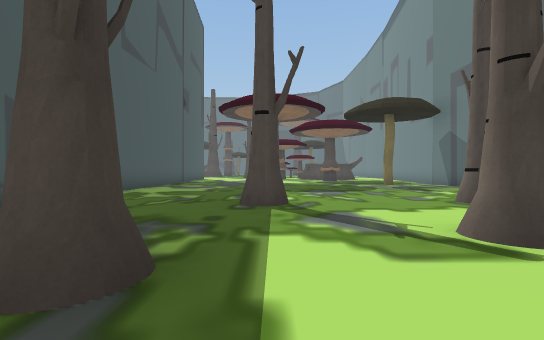
View 1 (above)

20 first-person views from a walk through a Unity game level. The camera is 1.2 m above the floor, looks level and sees 85° across. The floor is counted in squares, 2 m on a side. Each view is taken from the middle of a square. On the plan, view 1 faces up. The plan holds only what a view shows up to about 9 squares ahead; the rest is blank. The place goes on beyond the plan. The player character is not drawn.

View 2
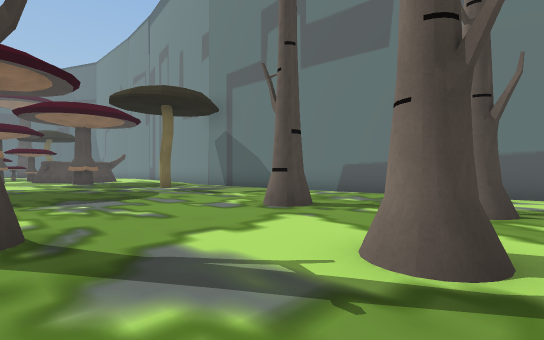

View 3
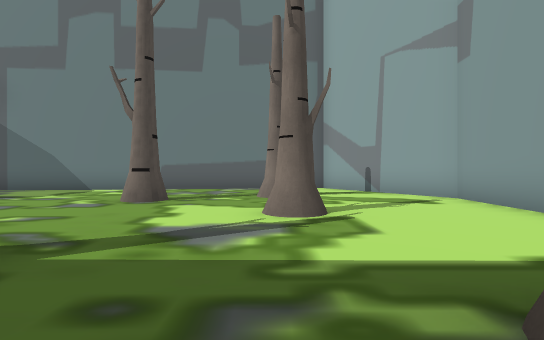

View 4
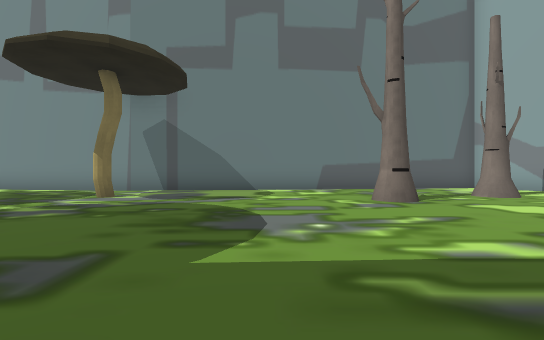

View 5
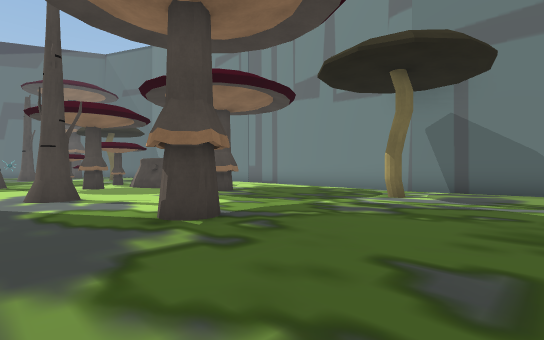

View 6
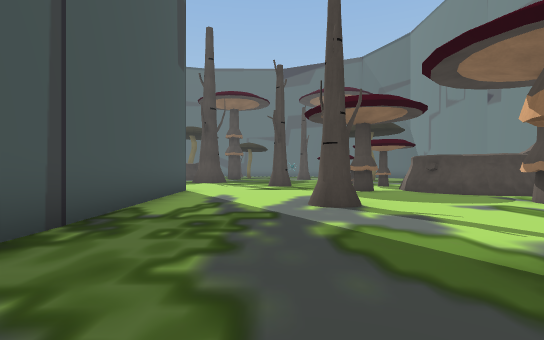

View 7
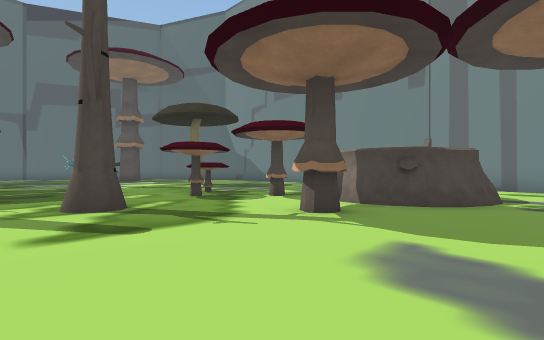

View 8
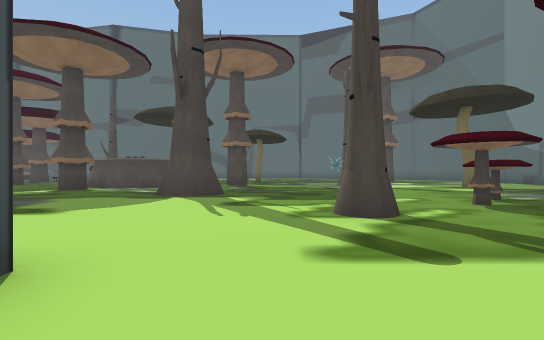

View 9
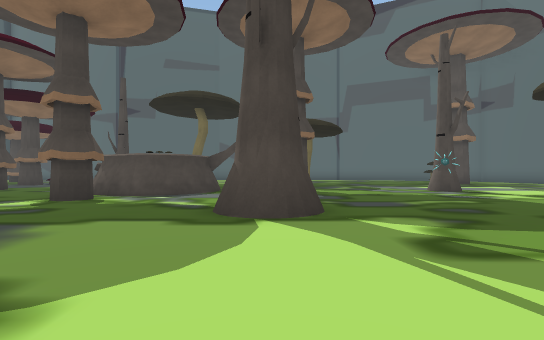

View 10
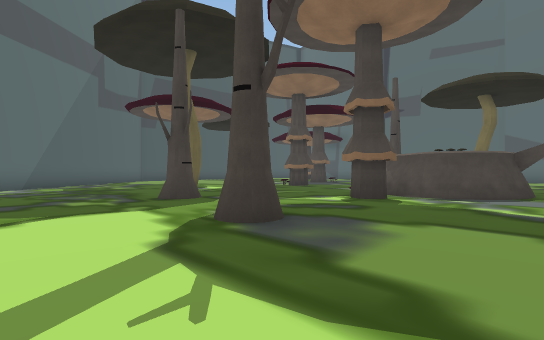

View 11
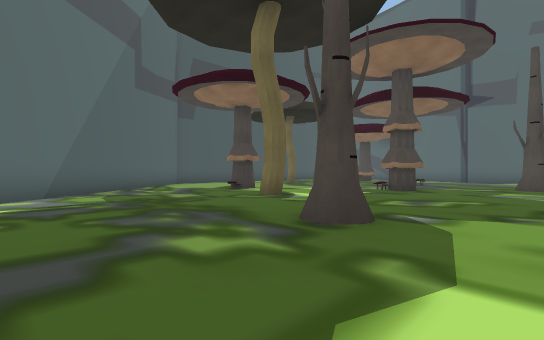

View 12
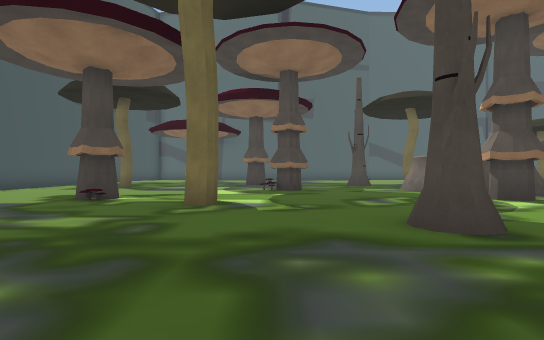

View 13
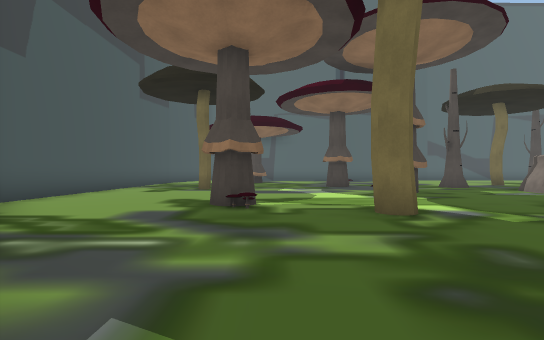

View 14
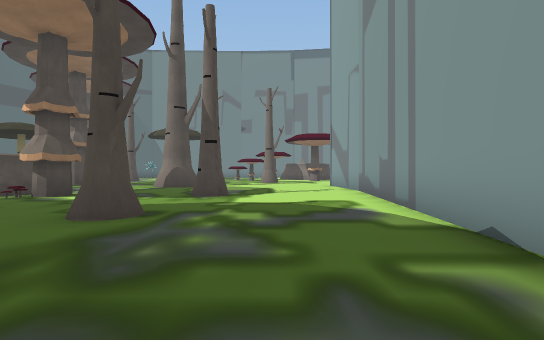

View 15
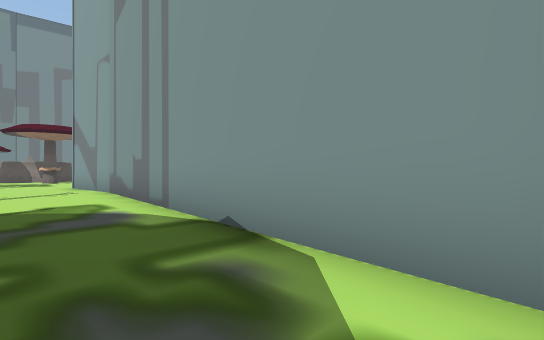

View 16
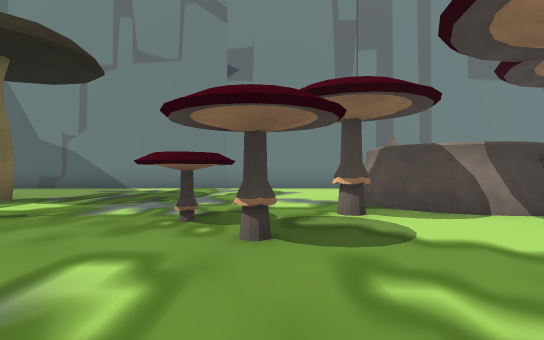

View 17
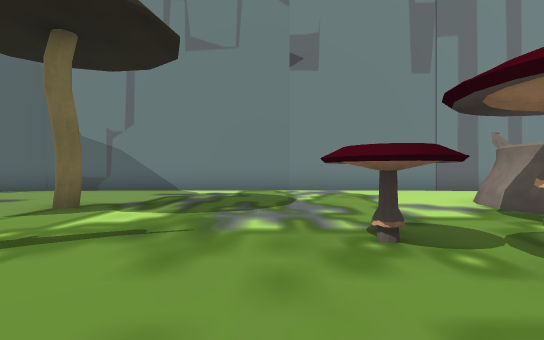

View 18
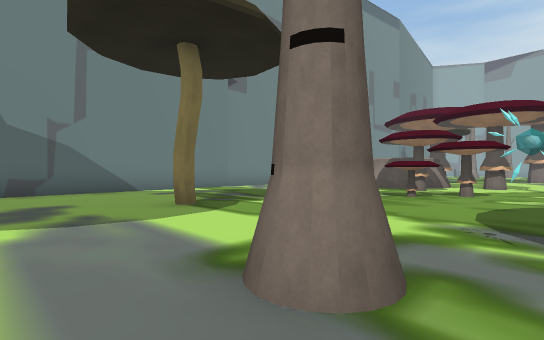

View 19
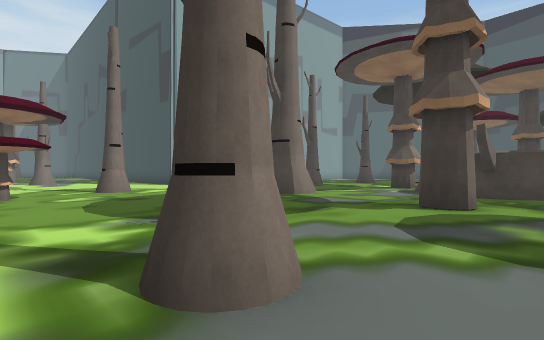

View 20
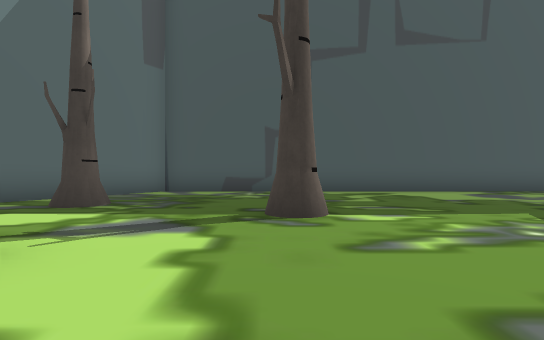

### Floor plan
Key: @ floor where view 1 was taken; # wall or solid block; . floor; ^ raised ledge; R orb.
Columns run from 22 left of view 1 to 8 right of it. Each row starts with its distance up from view 1.
 31 #... ........# ...............#
 30 #.......##..## #..#...#.......#
 29 #...........####..............#
 28 #............##......R....#...#
 27  ...#........#................#
 26   .....#.........#............#
 25    ..............#............#
 24   #.......#............#^.....#
 23   ##...................#......#
 22    ##...............#...#.....#
 21     ##...................##...#
 20      ######.............##  ..#
 19           ########......##    #
 18                  #.......##...#
 17                  #............#
 16                  #...#...#.  #
 15                  #...........#
 14                  #...........#
 13                  #....#......#
 12                  #.........#.#
 11                  #...........#
 10                  #...........#
  9                  #...........#
  8                  #...........##
  7                  #............#
  6                  #........#...#
  5                  #....#.......#
  4                  #............#
  3                  #......#..#..#
  2                  #...#........#
  1                  ###..........
  0                    ##.@.....##
 -1                         #####

Positions as (right, up) in squares from view 1, and headings:
1: (0, 0), facing up
2: (0, 2), facing up-right
3: (-2, 3), facing right
4: (-2, 8), facing right
5: (-2, 9), facing up-right
6: (-2, 11), facing up
7: (-3, 17), facing up-right
8: (-3, 18), facing up
9: (-5, 21), facing up
10: (-6, 21), facing up-left
11: (-10, 21), facing up-left
12: (-14, 21), facing up
13: (-17, 22), facing up
14: (-16, 22), facing right
15: (-16, 22), facing down-right
16: (-2, 23), facing right
17: (-1, 25), facing right
18: (-1, 31), facing down-right
19: (1, 31), facing down-left
20: (4, 5), facing left
